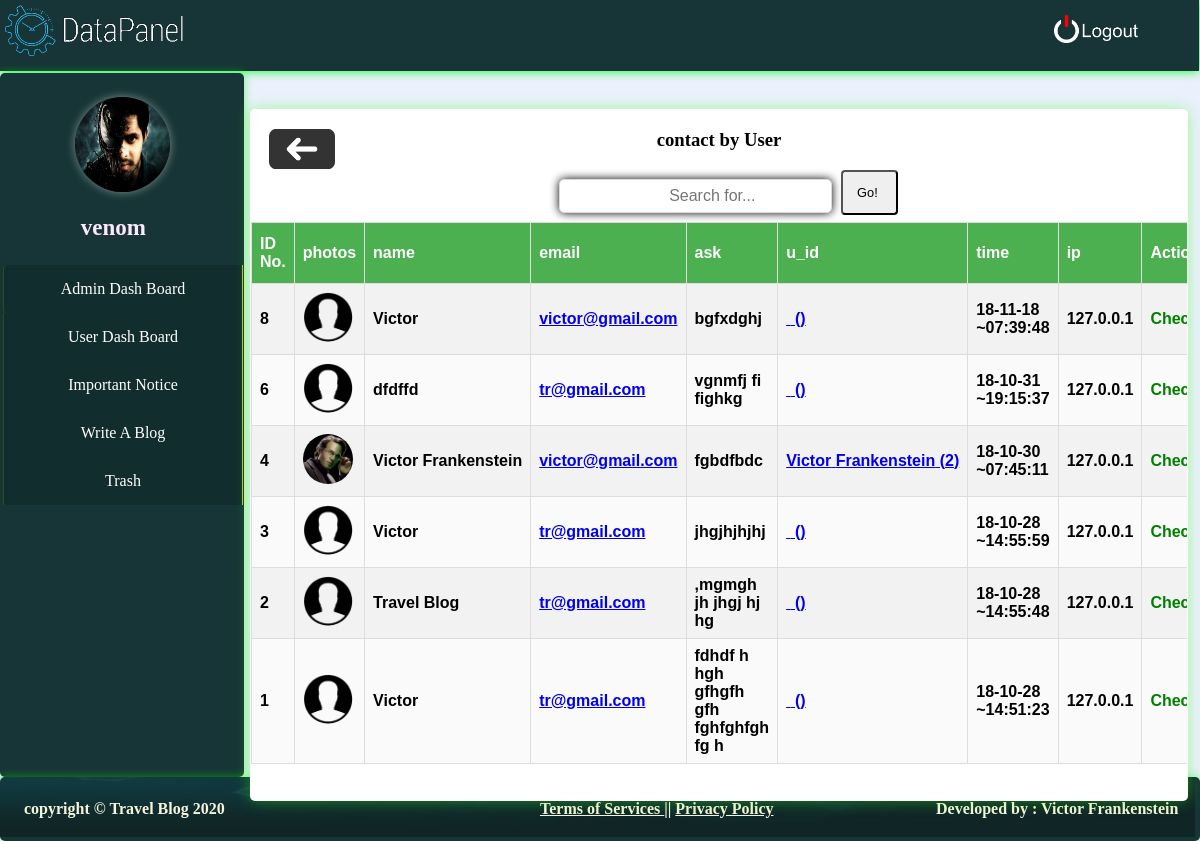
Screenshot of /admin/conttrash.php (signed in) with the database file from the repository.
### tables this page shows
CREATE TABLE `del_contact` (
  `id` int(11) NOT NULL,
  `name` varchar(255) NOT NULL,
  `email` varchar(255) NOT NULL,
  `ask` text NOT NULL,
  `u_id` int(11) DEFAULT NULL,
  `time` int(11) NOT NULL,
  `photos` varchar(255) NOT NULL DEFAULT 'upload/User-Clipart-Icon.png	',
  `ip` varchar(255) NOT NULL
);

CREATE TABLE `user_login` (
  `id` int(11) NOT NULL,
  `name` varchar(255) NOT NULL,
  `last_name` varchar(255) NOT NULL,
  `gender` varchar(255) NOT NULL,
  `username` varchar(255) NOT NULL,
  `email` varchar(255) NOT NULL,
  `password` varchar(255) NOT NULL,
  `p_photo` varchar(255) NOT NULL DEFAULT 'upload/images.png',
  `login_time` datetime NOT NULL DEFAULT CURRENT_TIMESTAMP,
  `work` varchar(255) NOT NULL DEFAULT 'work',
  `country` varchar(255) NOT NULL DEFAULT 'country',
  `b_date` int(255) NOT NULL DEFAULT '1',
  `b_day` int(255) NOT NULL DEFAULT '1',
  `b_year` int(255) NOT NULL DEFAULT '2000',
  `contact` varchar(255) NOT NULL DEFAULT 'contact',
  `login_attempt` varchar(255) NOT NULL DEFAULT '0',
  `last_seen` varchar(255) NOT NULL DEFAULT '0',
  `ip` varchar(255) NOT NULL
);

### admin/conttrash.php (the view, shortened to what this page needs)
<?php
require('connection.php');
require('slice/header.php');
require('slice/sidebar.php');
require('slice/footer.php');
	$query="select * from del_contact ORDER BY time DESC";
	$req=mysqli_query($con,$query);
?>
<!DOCTYPE html>
<html>
	<head>
	</head>
	<body  class="bd">
		<div class="view" >
			<h3><a href="trash.php"><abbr title="Back"><img src="photos/backbutton.png"></abbr></a>contact by  User</h3>
			<form action="" method="post">
            <div class="input-group" style="width: 50%;margin-top: 2%;margin-left: 22%;padding-bottom: 0px;margin-bottom: 0px;">
              <input type="text" name="search" class="form-control" placeholder="Search for..." style="width: 50%;">
              <span class="input-group-btn" style="padding-top: 8px;">
                <button class="btn btn-secondary " type="submit" name="submit">Go!</button>
              </span>
            </div>
            </form>
        <?php
      if(!empty($getresult)){?>
			<table id="customers">
    <tr>
      <th>ID No.</th>
      <th>photos</th>
      <th> name</th>
      <th>email</th>
      <th>ask</th>
      <th>u_id</th>
      <th>time</th>
      <th>ip</th>
      <th>Action</th>
    </tr>
       <?php while( $arr_profile=mysqli_fetch_assoc($req_profile)){
          $ird=$arr_profile['u_id'];
         $sq11="select * from user_login where id='$ird'";
         $re11=mysqli_query($con,$sq11);
         $getdata=mysqli_fetch_assoc($re11);
          ?>
					<tr>
      <td><?php echo $arr_profile['id']?></td>
      <td><img src="../<?php echo $arr_profile['photos']?>" alt=""  style="width: 50px;height:50px ;border-radius: 50%;" ></td>
      <td><?php echo $arr_profile['name']?></td>
      <td><a href="mailto:<?php echo $arr_profile['email']?>?subject=Reply for <?php echo $arr_profile['ask']?>"><?php echo $arr_profile['email']?></a></td>
      <td><?php echo $arr_profile['ask']?></td>
      <td><a href="userview.php?iv=<?php echo $getdata['username']?>"><?php echo $getdata['name'].'&nbsp'.$getdata['last_name'].'&nbsp('. $arr_profile['u_id'].')'?></td>
      <td><?php echo date("y-m-d ~H:i:s",$arr_profile['time'])?></td>
      <td><?php echo $arr_profile['ip']?></td>
      <td style="color: green">Checked</td>
    </tr>
				<?php }?>
				</table>
            <?php }else{?>
			<div style="overflow-x:auto;">
  <table id="customers">
    <tr>
     <th>ID No.</th>
      <th>photos</th>
      <th> name</th>
      <th>email</th>
      <th>ask</th>
      <th>u_id</th>
      <th>time</th>
      <th>ip</th>
      <th>Action</th>
    </tr>
    <?php while($arr=mysqli_fetch_assoc($req)){
         $ird=$arr['u_id'];
         $sq11="select * from user_login where id='$ird'";
         $re11=mysqli_query($con,$sq11);
         $getdata=mysqli_fetch_assoc($re11);?>
    <tr>
     <td><?php echo $arr['id']?></td>
      <td><img src="../<?php echo $arr['photos']?>" alt=""  style="width: 50px;height:50px ;border-radius: 50%;" ></td>
      <td><?php echo $arr['name']?></td>
      <td><a href="mailto:<?php echo $arr['email']?>?subject=Traveler.com &body=Hi <?php echo $arr['name']?> This is a Reply  for Your Message  (<?php echo $arr['ask']?>) "><?php echo $arr['email']?></a></td>
      <td><?php echo $arr['ask']?></td>
     <td><a href="userview.php?iv=<?php echo $getdata['username']?>"><?php echo $getdata['name'].'&nbsp'.$getdata['last_name'].'&nbsp('.$arr['u_id'].')'?></a></td>
      <td><?php echo date("y-m-d ~H:i:s",$arr['time'])?></td>
      <td><?php echo $arr['ip']?></td>
     <td style="color: green;">Checked</td>
    </tr>
    <?php }?>
  </table>
</div>
<?php }?>
</div>
</body>
</html>

### admin/style.css (style rules this page uses)
.bd { margin: 0; background-color: rgb(235, 240, 253); }
.view { overflow: auto; padding: 1px; text-align: center; border-radius: 6px; background-color: #ffffff; position: absolute; top: 13%; right: 1%; width:78%; height: 690px; box-shadow:0 0 10px; -webkit-box-shadow:0 0 15px rgba(49, 255, 0, 0.4); -moz-box-shadow:0 0 10px; border-radius:5px; -webkit-border-radius:5px; -moz-border-radius:5px }
h3 img { position: absolute; left: 2%; width: auto; height: 40px; }
.view tr { height: 50px; background-color: #fafafa; text-emphasis-position: below; overflow:hidden; }
button { padding-left: 2px; width:6%; height: 45px; position: absolute; font-size: 80%; text-align: center; color: #000000; border-radius:4px; }
.form-control { text-align: center; border:1px solid #DADADA; margin:9px; margin-left: 4%; padding-left:35px; width:550px; height:30px; font-size:16px; box-shadow:0 0 10px; -webkit-box-shadow:0 0 10px; -moz-box-shadow:0 0 10px; border-radius:5px; -webkit-border-radius:5px; -moz-border-radius:5px }

### admin/conttrash.php (style rules this page uses)
th, td { text-align: left; padding: 8px; }
tr:nth-child(even) { background-color: #f2f2f2 }
#customers { font-family: "Trebuchet MS", Arial, Helvetica, sans-serif; border-collapse: collapse; width: 100%; }
#customers td, #customers th { border: 1px solid #ddd; padding: 8px; }
#customers tr:nth-child(even) { background-color: #f2f2f2; }
#customers th { padding-top: 12px; padding-bottom: 12px; text-align: left; background-color: #4CAF50; color: white; }

### rows the page displays
del_contact: id "8", photos (picture), name "Victor", email "victor@gmail.com", ask "bgfxdghj", time "18-11-18 ~07:39:48", ip "127.0.0.1"
del_contact: id "6", photos (picture), name "dfdffd", email "tr@gmail.com", ask "vgnmfj fi fighkg", time "18-10-31 ~19:15:37", ip "127.0.0.1"
del_contact: id "4", photos (picture), name "Victor Frankenstein", email "victor@gmail.com", ask "fgbdfbdc", user_login.name "Victor", user_login.last_name "Frankenstein", u "2", time "18-10-30 ~07:45:11", ip "127.0.0.1"
del_contact: id "3", photos (picture), name "Victor", email "tr@gmail.com", ask "jhgjhjhjhj", time "18-10-28 ~14:55:59", ip "127.0.0.1"
del_contact: id "2", photos (picture), name "Travel Blog", email "tr@gmail.com", ask ",mgmgh jh jhgj hj hg", time "18-10-28 ~14:55:48", ip "127.0.0.1"
del_contact: id "1", photos (picture), name "Victor", email "tr@gmail.com", ask "fdhdf h hgh gfhgfh gfh fghfghfgh fg h", time "18-10-28 ~14:51:23", ip "127.0.0.1"

### other values shown
$_SESSION['id']['username'] "venom"
